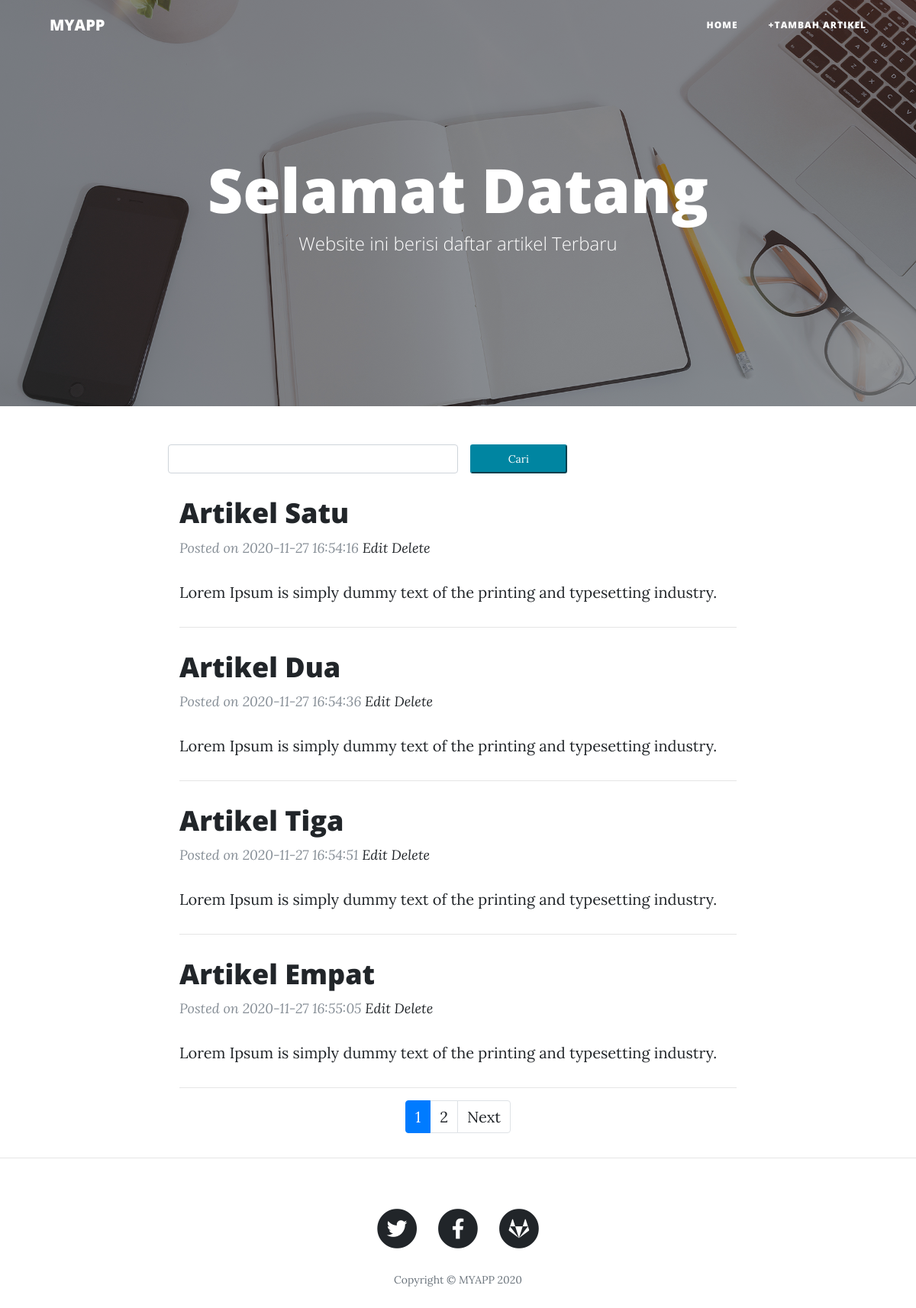
The page / on the database its author committed.
### tables this page shows
CREATE TABLE `blog` (
  `id` int(11) NOT NULL,
  `title` varchar(255) NOT NULL,
  `content` text NOT NULL,
  `url` varchar(255) NOT NULL,
  `cover` varchar(255) NOT NULL,
  `date` timestamp NOT NULL DEFAULT current_timestamp() ON UPDATE current_timestamp()
);

### index.php (called while the page is built, shortened)
<?php
require_once BASEPATH.'core/CodeIgniter.php';

### application/models/Blog_model.php (called while the page is built, shortened)
<?php
class Blog_model extends CI_Model
{
    public function getBlogs($number,$offset)
    {
        $filter = $this->input->get('find');
        $this->db->like('title',$filter);
        $query=$this->db->get("blog",$number,$offset);
        return $query->result_array();
    }
}
?>

### application/views/blogs.php (the view)
<?php $this->load->view('header.php'); ?>
<header class="masthead" style="background-image: url('<?php echo base_url();?>assets/img/home-bg.jpg')">
  <div class="overlay"></div>
  <div class="container">
    <div class="row">
      <div class="col-lg-8 col-md-10 mx-auto">
        <div class="site-heading">
          <h1>Selamat Datang</h1>
          <span class="subheading">Website ini berisi daftar artikel Terbaru</span>
        </div>
      </div>
    </div>
  </div>
</header>
<div class="container">
  <div class="row">
    <div class="col-lg-8 col-md-10 mx-auto">
      <form class="row">
          <input type="text" name="find" class="form-control col-md-6">
          <button type="submit" class="btn-sm btn-primary ml-3 col-md-2">Cari</button>
      </form>
      <?php foreach($blogs as $key=>$blog):?>
          <div class="post-preview">
              <a href="<?php echo site_url('blog/detail/'.$blog['url']);?>">
                  <h2 class="post-title">
                      <?php echo $blog['title'];?>
                  </h2>
              </a>
              <p class="post-meta">Posted on <?php echo $blog['date'];?>
                  <a href="<?php echo site_url('blog/edit/'.$blog['id']);?>"> Edit</a>
                  <a href="<?php echo site_url('blog/delete/'.$blog['id']);?>"> Delete</a>
              </p>
              <p><?php echo $blog['content'];?></p>
          </div>
          <hr>
      <?php endforeach; ?>
      <div class="row">
          <div class="col">
            <?php echo $this->pagination->create_links(); ?>
          </div>
      </div>
    </div>
  </div>
</div>
<hr>
<?php $this->load->view('footer.php'); ?>

### application/controllers/Blog.php (shortened to what this page needs)
<?php
class Blog extends CI_Controller {
    function __construct()
    {
        $this->load->database();
        $this->load->model('Blog_model');
        $this->load->helper('url');
        $this->load->library('pagination');
    }
    public function index()
    {
        $config['per_page'] = 4;
        $config['full_tag_open']    = '<div class="pagging text-center"><nav><ul class="pagination justify-content-center">';
        $config['full_tag_close']   = '</ul></nav></div>';
        $config['num_tag_open']     = '<li class="page-item"><span class="page-link">';
        $config['num_tag_close']    = '</span></li>';
        $config['cur_tag_open']     = '<li class="page-item active"><span class="page-link">';
        $config['cur_tag_close']    = '<span class="sr-only">(current)</span></span></li>';
        $config['next_tag_open']    = '<li class="page-item"><span class="page-link">';
		$from = $this->uri->segment(3);
        $data['blogs']=$this->Blog_model->getBlogs($config['per_page'],$from);
        $this->load->view('blogs',$data);
    }
}

### application/views/header.php (shortened to what this page needs)
<!DOCTYPE html>
<html lang="en">
<head>
  <link href="<?php echo base_url('assets/vendor/bootstrap/css/bootstrap.min.css')?>" rel="stylesheet">
  <link href="<?php echo base_url('assets/vendor/fontawesome-free/css/all.min.css')?>" rel="stylesheet">
  <link href="<?php echo base_url('assets/css/clean-blog.min.css')?>" rel="stylesheet">
</head>
<body>
<nav class="navbar navbar-expand-lg navbar-light fixed-top" id="mainNav">
    <div class="container">
        <a class="navbar-brand" href="<?php echo site_url(); ?>">MYAPP</a>
      <div class="collapse navbar-collapse" id="navbarResponsive">
        <ul class="navbar-nav ml-auto">
            <li class="nav-item">
                <a class="nav-link" href="<?php echo site_url();?>">Home</a>
            </li>
            <li class="nav-item">
                <a class="nav-link" href="<?php echo site_url('blog/add');?>">
                +Tambah Artikel
                </a>
            </li>
        </ul>
    </div>
    </div>
  </nav>

### application/views/footer.php (shortened to what this page needs)
<footer>
<div class="container">
    <div class="row">
    <div class="col-lg-8 col-md-10 mx-auto">
        <ul class="list-inline text-center">
        <li class="list-inline-item">
            <a href="#">
            <span class="fa-stack fa-lg">
                <i class="fas fa-circle fa-stack-2x"></i>
                <i class="fab fa-twitter fa-stack-1x fa-inverse"></i>
            </span>
            </a>
        </li>
        <li class="list-inline-item">
            <a href="https://www.facebook.com/muhaiminahmadddd/" target="_blank">
            <span class="fa-stack fa-lg">
                <i class="fas fa-circle fa-stack-2x"></i>
                <i class="fab fa-facebook-f fa-stack-1x fa-inverse"></i>
            </span>
            </a>
        </li>
        <li class="list-inline-item">
            <a href="https://gitlab.com/iamahmadmuhaimin" target="_blank">
            <span class="fa-stack fa-lg">
                <i class="fas fa-circle fa-stack-2x"></i>
                <i class="fab fa-gitlab fa-stack-1x fa-inverse"></i>
            </span>
            </a>
        </li>
        </ul>
        <p class="copyright text-muted">Copyright &copy; MYAPP 2020</p>
    </div>
    </div>
</div>
</footer>
</body>
</html>

### rows shown on the page
blog: title "Artikel Satu", date "2020-11-27 16:54:16", content "Lorem Ipsum is simply dummy text of the printing and typesetting industry."
blog: title "Artikel Dua", date "2020-11-27 16:54:36", content "Lorem Ipsum is simply dummy text of the printing and typesetting industry."
blog: title "Artikel Tiga", date "2020-11-27 16:54:51", content "Lorem Ipsum is simply dummy text of the printing and typesetting industry."
blog: title "Artikel Empat", date "2020-11-27 16:55:05", content "Lorem Ipsum is simply dummy text of the printing and typesetting industry."

### other values the page prints
$this->pagination->create_links() "1 2 Next"
